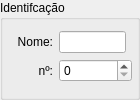
               <widget class="QGroupBox" name="groupBox_Identificao">
                <property name="sizePolicy">
                 <sizepolicy hsizetype="Fixed" vsizetype="Fixed">
                  <horstretch>0</horstretch>
                  <verstretch>0</verstretch>
                 </sizepolicy>
                </property>
                <property name="minimumSize">
                 <size>
                  <width>140</width>
                  <height>0</height>
                 </size>
                </property>
                <property name="maximumSize">
                 <size>
                  <width>140</width>
                  <height>16777215</height>
                 </size>
                </property>
                <property name="title">
                 <string>Identifcação</string>
                </property>
                <layout class="QFormLayout" name="formLayout_10">
                 <item row="0" column="0">
                  <widget class="QLabel" name="label_40">
                   <property name="minimumSize">
                    <size>
                     <width>39</width>
                     <height>0</height>
                    </size>
                   </property>
                   <property name="text">
                    <string>Nome:</string>
                   </property>
                   <property name="alignment">
                    <set>Qt::AlignRight|Qt::AlignTrailing|Qt::AlignVCenter</set>
                   </property>
                  </widget>
                 </item>
                 <item row="0" column="1">
                  <widget class="QLineEdit" name="lineEdit_Name">
                   <property name="sizePolicy">
                    <sizepolicy hsizetype="Fixed" vsizetype="Fixed">
                     <horstretch>0</horstretch>
                     <verstretch>0</verstretch>
                    </sizepolicy>
                   </property>
                   <property name="minimumSize">
                    <size>
                     <width>60</width>
                     <height>0</height>
                    </size>
                   </property>
                  </widget>
                 </item>
                 <item row="1" column="0">
                  <widget class="QLabel" name="label_41">
                   <property name="minimumSize">
                    <size>
                     <width>39</width>
                     <height>0</height>
                    </size>
                   </property>
                   <property name="text">
                    <string>nº:</string>
                   </property>
                   <property name="alignment">
                    <set>Qt::AlignRight|Qt::AlignTrailing|Qt::AlignVCenter</set>
                   </property>
                  </widget>
                 </item>
                 <item row="1" column="1">
                  <widget class="QSpinBox" name="spinBox_4">
                   <property name="sizePolicy">
                    <sizepolicy hsizetype="Fixed" vsizetype="Fixed">
                     <horstretch>0</horstretch>
                     <verstretch>0</verstretch>
                    </sizepolicy>
                   </property>
                   <property name="minimumSize">
                    <size>
                     <width>73</width>
                     <height>0</height>
                    </size>
                   </property>
                  </widget>
                 </item>
                </layout>
               </widget>
